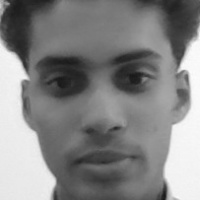
#> input picture AI Gate Keeper/AI Gate Keeper/backend/data/dataset/ABC_23456/0.jpg, 200 x 200 px
$ python -i compliance.py   (imports and definitions only)
#> lines starting #> are read from the running program, lines starting #| are printed output that depends on the picture; after the words box and inside, x2 and y2 are one past the last pixel; in counts of white or black regions, pixels touching at a corner belong together
import cv2
import numpy as np

class ComplianceDetector:

    def __init__(self):
        self.enabled = True

        # Blue uniform HSV range
        self.lower_blue = np.array([90, 40, 40])
        self.upper_blue = np.array([140, 255, 255])


    # ================= UNIFORM DETECTION =================
    def detect_uniform(self, frame):

        height, width, _ = frame.shape

        # Larger upper body area
        upper_body = frame[
            int(height * 0.25):int(height * 0.65),
            int(width * 0.2):int(width * 0.8)
        ]

        hsv = cv2.cvtColor(upper_body, cv2.COLOR_BGR2HSV)

        mask = cv2.inRange(hsv, self.lower_blue, self.upper_blue)

        uniform_pixels = cv2.countNonZero(mask)
        total_pixels = mask.size

        ratio = uniform_pixels / total_pixels

        # Lower threshold for better detection
        return ratio > 0.12


    # ================= ID CARD DETECTION =================
    def detect_id_card(self, frame):

        height, width, _ = frame.shape

        chest_area = frame[
            int(height * 0.35):int(height * 0.75),
            int(width * 0.35):int(width * 0.65)
        ]

        gray = cv2.cvtColor(chest_area, cv2.COLOR_BGR2GRAY)

        edges = cv2.Canny(gray, 60, 160)

        contours, _ = cv2.findContours(
            edges, cv2.RETR_EXTERNAL, cv2.CHAIN_APPROX_SIMPLE
        )

        for c in contours:

            x, y, w, h = cv2.boundingRect(c)

            area = w * h

            # More flexible detection
            if 1500 < area < 30000:

                aspect_ratio = w / float(h)

                if 0.4 < aspect_ratio < 2.5:
                    return True

        return False


    # ================= FRAME CHECK =================
    def check_frame(self, frame):

        uniform_ok = self.detect_uniform(frame)
        id_card_ok = self.detect_id_card(frame)

        compliant = uniform_ok and id_card_ok

        return {
            "enabled": True,
            "uniform_ok": uniform_ok,
            "id_card_ok": id_card_ok,
            "compliant": compliant
        }


compliance_detector = ComplianceDetector()

>>> import cv2
>>> picture = cv2.imread('data/dataset/ABC_23456/0.jpg')
#> picture is the input picture: shape (200, 200, 3); min 23, max 253, mean 132.4
>>> result = ComplianceDetector().check_frame(picture)
#> in detect_uniform, `upper_body = frame[ int(height * 0.25):int(height * 0.65), int(width *..`:
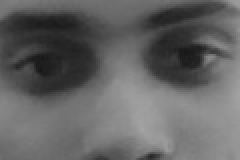
#> upper_body: shape (80, 120, 3) (shown 2 times larger); min 24, max 163, mean 99.4
#> in detect_uniform, `hsv = cv2.cvtColor(upper_body, cv2.COLOR_BGR2HSV)`: hsv: shape (80, 120, 3); mean H, S, V 0, 0, 99.4
#> in detect_uniform, `mask = cv2.inRange(hsv, self.lower_blue, self.upper_blue)`: mask: shape (80, 120); every value is 0
#> in detect_uniform, `uniform_pixels = cv2.countNonZero(mask)`: uniform_pixels = 0
#> in check_frame, `uniform_ok = self.detect_uniform(frame)`: uniform_ok = False
#> in detect_id_card, `chest_area = frame[ int(height * 0.35):int(height * 0.75), int(width *..`:
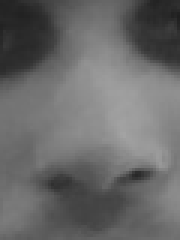
#> chest_area: shape (80, 60, 3) (shown 3 times larger); min 31, max 163, mean 104.9
#> in detect_id_card, `edges = cv2.Canny(gray, 60, 160)`:
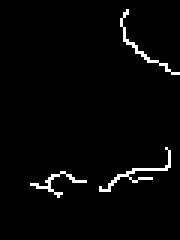
#> edges: shape (80, 60) (shown 3 times larger); 2.5% white in thin lines or dots, all inside (x1, y1, x2, y2) = (10, 3, 60, 66)
#> in detect_id_card, `contours, _ = cv2.findContours( edges, cv2.RETR_EXTERNAL, cv2.CHAIN_AP..`: contours = 3 contours, all with area under 20
#> the loop in detect_id_card, `for c in contours: ` made 3 passes
#> (x, y, w, h, area) on passes 1 to 3: (10, 57, 19, 9, 171), (33, 49, 24, 15, 360), (40, 3, 20, 22, 440)
#> in check_frame, `id_card_ok = self.detect_id_card(frame)`: id_card_ok = False
#> result = {'enabled': True, 'uniform_ok': False, 'id_card_ok': False, 'compliant': False}

$ run again, on AI Gate Keeper/AI Gate Keeper/backend/data/dataset/ABC_23456/1.jpg
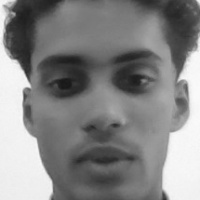
#> input picture AI Gate Keeper/AI Gate Keeper/backend/data/dataset/ABC_23456/1.jpg, 200 x 200 px
#> picture is the input picture: shape (200, 200, 3); min 24, max 250, mean 133.4
#> in detect_uniform, `upper_body = frame[ int(height * 0.25):int(height * 0.65), int(width *..`:
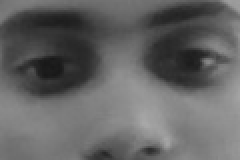
#> upper_body: shape (80, 120, 3) (shown 2 times larger); min 24, max 168, mean 99.7
#> hsv: shape (80, 120, 3); mean H, S, V 0, 0, 99.7
#> mask: shape (80, 120); every value is 0
#> uniform_pixels = 0
#> uniform_ok = False
#> in detect_id_card, `edges = cv2.Canny(gray, 60, 160)`:
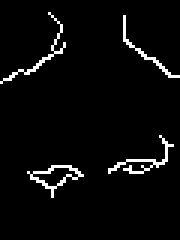
#> edges: shape (80, 60) (shown 3 times larger); 3.8% white in thin lines or dots, all inside (x1, y1, x2, y2) = (0, 4, 60, 66)
#> contours = 4 contours, 3 with area under 20; largest, box (x1, y1, x2, y2) and area: (9, 55, 28, 66) 68
#> the loop in detect_id_card, `for c in contours: ` made 4 passes
#> (x, y, w, h, area) on passes 1 to 4: (9, 55, 19, 11, 209), (36, 45, 22, 13, 286), (41, 5, 19, 21, 399), (0, 4, 22, 24, 528)
#> id_card_ok = False
#> result = {'enabled': True, 'uniform_ok': False, 'id_card_ok': False, 'compliant': False}
